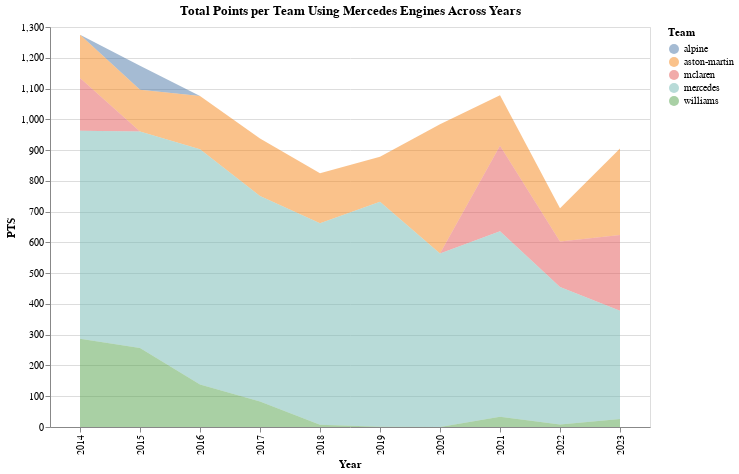

Notebook code for this chart:
### Markdown cell above
## 6. Visualisation 3: Total Points per Team Using Mercedes Engines Across Years, area chart

### Code cell
# To visualize the total points by team and year, we start by preparing the data for visualization.
points_by_team_year_area_chart = alt.Chart(points_by_team_year).mark_area(opacity=0.5).encode(
    x='Year:O',  # Year on the x-axis
    y='PTS:Q',   # Total points on the y-axis
    color='Team:N',  # Color coding by team
    tooltip=['Team', 'Year', 'PTS']  # Tooltip for details
).properties(
    title='Total Points per Team Using Mercedes Engines Across Years',  # Adding a title to the chart
    width=600,
    height=400
)

# Displaying the area chart
points_by_team_year_area_chart

### Figure 1 — Vega-Lite specification as saved in the notebook (floating-point values rounded to 4 significant figures)
{"config": {"view": {"continuousWidth": 300, "continuousHeight": 300}}, "data": {"name": "data-8926d17e5a32267532e99d48847940a0"}, "mark": {"type": "area", "opacity": 0.5}, "encoding": {"color": {"field": "Team", "type": "nominal"}, "tooltip": [{"field": "Team", "type": "nominal"}, {"field": "Year", "type": "quantitative"}, {"field": "PTS", "type": "quantitative"}], "x": {"field": "Year", "type": "ordinal"}, "y": {"field": "PTS", "type": "quantitative"}}, "height": 400, "title": "Total Points per Team Using Mercedes Engines Across Years", "width": 600, "$schema": "https://vega.github.io/schema/vega-lite/v5.14.1.json", "datasets": {"data-8926d17e5a32267532e99d48847940a0": [{"Team": "alpine", "Year": 2015, "PTS": 78}, {"Team": "aston-martin", "Year": 2014, "PTS": 141}, {"Team": "aston-martin", "Year": 2015, "PTS": 136}, {"Team": "aston-martin", "Year": 2016, "PTS": 173}, {"Team": "aston-martin", "Year": 2017, "PTS": 187}, {"Team": "aston-martin", "Year": 2018, "PTS": 163}, {"Team": "aston-martin", "Year": 2019, "PTS": 146}, {"Team": "aston-martin", "Year": 2020, "PTS": 420}, {"Team": "aston-martin", "Year": 2021, "PTS": 164}, {"Team": "aston-martin", "Year": 2022, "PTS": 108}, {"Team": "aston-martin", "Year": 2023, "PTS": 281}, {"Team": "mclaren", "Year": 2014, "PTS": 171}, {"Team": "mclaren", "Year": 2021, "PTS": 278}, {"Team": "mclaren", "Year": 2022, "PTS": 148}, {"Team": "mclaren", "Year": 2023, "PTS": 246}, {"Team": "mercedes", "Year": 2014, "PTS": 676}, {"Team": "mercedes", "Year": 2015, "PTS": 703}, {"Team": "mercedes", "Year": 2016, "PTS": 765}, {"Team": "mercedes", "Year": 2017, "PTS": 668}, {"Team": "mercedes", "Year": 2018, "PTS": 655}, {"Team": "mercedes", "Year": 2019, "PTS": 731}, {"Team": "mercedes", "Year": 2020, "PTS": 564}, {"Team": "mercedes", "Year": 2021, "PTS": 603}, {"Team": "mercedes", "Year": 2022, "PTS": 447}, {"Team": "mercedes", "Year": 2023, "PTS": 352}, {"Team": "williams", "Year": 2014, "PTS": 287}, {"Team": "williams", "Year": 2015, "PTS": 257}, {"Team": "williams", "Year": 2016, "PTS": 138}, {"Team": "williams", "Year": 2017, "PTS": 83}, {"Team": "williams", "Year": 2018, "PTS": 7}, {"Team": "williams", "Year": 2019, "PTS": 1}, {"Team": "williams", "Year": 2020, "PTS": 0}, {"Team": "williams", "Year": 2021, "PTS": 33}, {"Team": "williams", "Year": 2022, "PTS": 8}, {"Team": "williams", "Year": 2023, "PTS": 26}]}}
